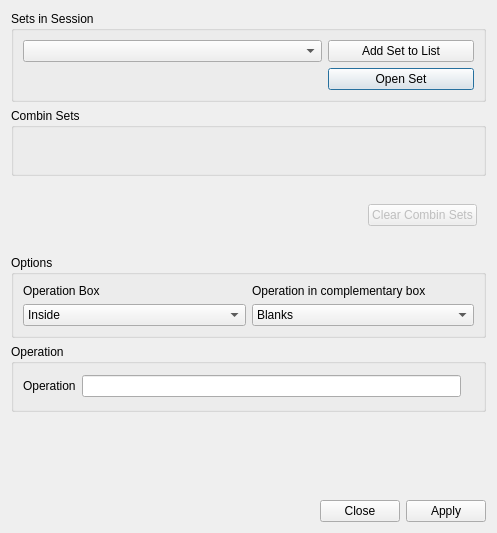
<?xml version="1.0" encoding="UTF-8"?>
<ui version="4.0">
 <class>combin</class>
 <widget class="QDialog" name="combin">
  <property name="geometry">
   <rect>
    <x>0</x>
    <y>0</y>
    <width>497</width>
    <height>533</height>
   </rect>
  </property>
  <property name="windowTitle">
   <string>COMBIN</string>
  </property>
  <layout class="QVBoxLayout" name="verticalLayout">
   <item>
    <widget class="QGroupBox" name="groupBox">
     <property name="title">
      <string>Sets in Session</string>
     </property>
     <layout class="QGridLayout" name="gridLayout">
      <item row="0" column="0" colspan="2">
       <widget class="QComboBox" name="setsBox"/>
      </item>
      <item row="0" column="2">
       <widget class="QPushButton" name="addSetButton">
        <property name="focusPolicy">
         <enum>Qt::NoFocus</enum>
        </property>
        <property name="text">
         <string>Add Set to List</string>
        </property>
       </widget>
      </item>
      <item row="1" column="2">
       <widget class="QPushButton" name="openSetButton">
        <property name="text">
         <string>Open Set</string>
        </property>
       </widget>
      </item>
     </layout>
    </widget>
   </item>
   <item>
    <widget class="QGroupBox" name="combinSets">
     <property name="title">
      <string>Combin Sets</string>
     </property>
     <layout class="QVBoxLayout" name="combinLayout"/>
    </widget>
   </item>
   <item>
    <widget class="QFrame" name="frame">
     <property name="sizePolicy">
      <sizepolicy hsizetype="Preferred" vsizetype="Minimum">
       <horstretch>0</horstretch>
       <verstretch>0</verstretch>
      </sizepolicy>
     </property>
     <property name="frameShape">
      <enum>QFrame::NoFrame</enum>
     </property>
     <property name="frameShadow">
      <enum>QFrame::Raised</enum>
     </property>
     <layout class="QHBoxLayout" name="horizontalLayout">
      <item>
       <spacer name="horizontalSpacer">
        <property name="orientation">
         <enum>Qt::Horizontal</enum>
        </property>
        <property name="sizeHint" stdset="0">
         <size>
          <width>40</width>
          <height>20</height>
         </size>
        </property>
       </spacer>
      </item>
      <item>
       <widget class="QPushButton" name="clearButton">
        <property name="enabled">
         <bool>false</bool>
        </property>
        <property name="text">
         <string>Clear Combin Sets</string>
        </property>
       </widget>
      </item>
     </layout>
    </widget>
   </item>
   <item>
    <widget class="QGroupBox" name="groupBox_3">
     <property name="title">
      <string>Options</string>
     </property>
     <property name="flat">
      <bool>false</bool>
     </property>
     <layout class="QGridLayout" name="gridLayout_2">
      <item row="1" column="0">
       <widget class="QComboBox" name="operationBox">
        <item>
         <property name="text">
          <string>Inside</string>
         </property>
        </item>
        <item>
         <property name="text">
          <string>Outside</string>
         </property>
        </item>
       </widget>
      </item>
      <item row="1" column="1">
       <widget class="QComboBox" name="complementaryBox">
        <item>
         <property name="text">
          <string>Blanks</string>
         </property>
        </item>
        <item>
         <property name="text">
          <string>Transfers</string>
         </property>
        </item>
       </widget>
      </item>
      <item row="0" column="0">
       <widget class="QLabel" name="label">
        <property name="text">
         <string>Operation Box</string>
        </property>
       </widget>
      </item>
      <item row="0" column="1">
       <widget class="QLabel" name="label_2">
        <property name="text">
         <string>Operation in complementary box</string>
        </property>
       </widget>
      </item>
     </layout>
    </widget>
   </item>
   <item>
    <widget class="QGroupBox" name="groupBox_4">
     <property name="title">
      <string>Operation</string>
     </property>
     <layout class="QGridLayout" name="gridLayout_3">
      <item row="0" column="0">
       <widget class="QLabel" name="label_3">
        <property name="text">
         <string>Operation</string>
        </property>
       </widget>
      </item>
      <item row="0" column="1">
       <widget class="QLineEdit" name="operationLine"/>
      </item>
      <item row="0" column="2">
       <widget class="QLabel" name="label_5">
        <property name="text">
         <string/>
        </property>
        <property name="pixmap">
         <pixmap resource="../../resources.qrc">:/help.gif</pixmap>
        </property>
       </widget>
      </item>
     </layout>
    </widget>
   </item>
   <item>
    <widget class="QFrame" name="advise_panel">
     <property name="enabled">
      <bool>true</bool>
     </property>
     <property name="sizePolicy">
      <sizepolicy hsizetype="Preferred" vsizetype="Maximum">
       <horstretch>0</horstretch>
       <verstretch>0</verstretch>
      </sizepolicy>
     </property>
     <property name="frameShape">
      <enum>QFrame::NoFrame</enum>
     </property>
     <property name="frameShadow">
      <enum>QFrame::Raised</enum>
     </property>
     <layout class="QVBoxLayout" name="advise_panel_layout">
      <item>
       <widget class="QLabel" name="status">
        <property name="text">
         <string/>
        </property>
       </widget>
      </item>
      <item>
       <widget class="QLabel" name="errorMsg">
        <property name="text">
         <string/>
        </property>
       </widget>
      </item>
      <item>
       <widget class="QFrame" name="extra_panel">
        <property name="sizePolicy">
         <sizepolicy hsizetype="Preferred" vsizetype="Maximum">
          <horstretch>0</horstretch>
          <verstretch>0</verstretch>
         </sizepolicy>
        </property>
        <property name="frameShape">
         <enum>QFrame::NoFrame</enum>
        </property>
        <property name="frameShadow">
         <enum>QFrame::Raised</enum>
        </property>
        <layout class="QVBoxLayout" name="extra_panel_layout"/>
       </widget>
      </item>
     </layout>
    </widget>
   </item>
   <item>
    <widget class="QDialogButtonBox" name="buttonBox">
     <property name="orientation">
      <enum>Qt::Horizontal</enum>
     </property>
     <property name="standardButtons">
      <set>QDialogButtonBox::Apply|QDialogButtonBox::Close</set>
     </property>
    </widget>
   </item>
  </layout>
 </widget>
 <resources>
  <include location="../../resources.qrc"/>
  <include location="../resources.qrc"/>
 </resources>
 <connections>
  <connection>
   <sender>buttonBox</sender>
   <signal>accepted()</signal>
   <receiver>combin</receiver>
   <slot>accept()</slot>
   <hints>
    <hint type="sourcelabel">
     <x>248</x>
     <y>254</y>
    </hint>
    <hint type="destinationlabel">
     <x>157</x>
     <y>274</y>
    </hint>
   </hints>
  </connection>
  <connection>
   <sender>buttonBox</sender>
   <signal>rejected()</signal>
   <receiver>combin</receiver>
   <slot>reject()</slot>
   <hints>
    <hint type="sourcelabel">
     <x>316</x>
     <y>260</y>
    </hint>
    <hint type="destinationlabel">
     <x>286</x>
     <y>274</y>
    </hint>
   </hints>
  </connection>
 </connections>
</ui>
